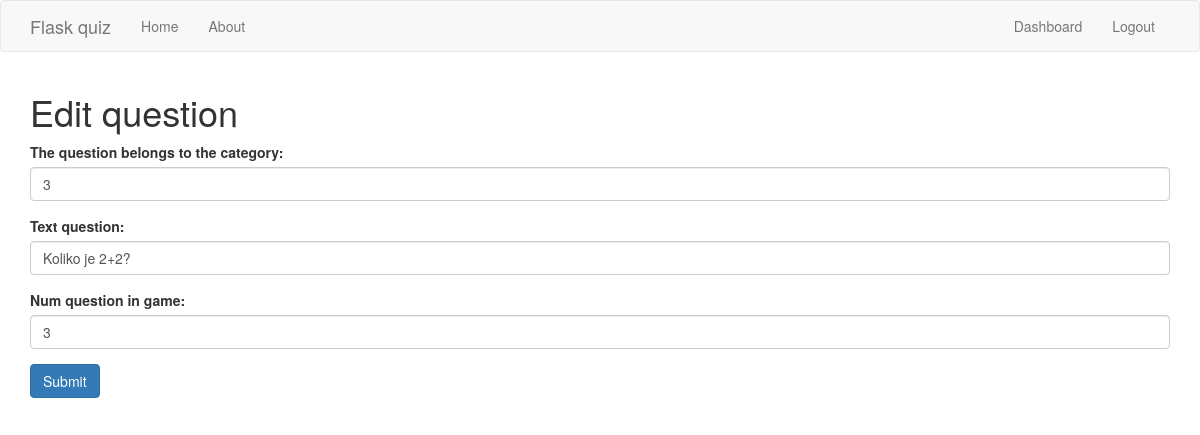
The page /question_edit/2 (signed in) on the database as committed earlier.
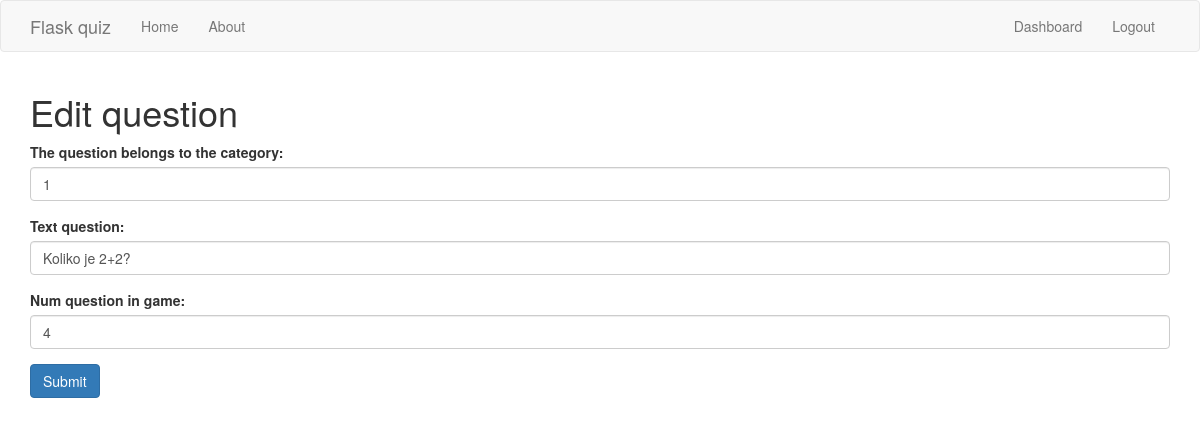
The same page on the database as committed later.
### quiz/models.py (models this page shows)
class Question(db.Model):
    id_question = db.Column(db.Integer, primary_key=True)
    id_category = db.Column(db.Integer, db.ForeignKey('category.id_category'))
    question_text = db.Column(db.String(256))
    num_question_in_game = db.Column(db.Integer)

### quiz/quiz/routes.py (the view, shortened to what this page needs)
@quiz.route('/question_edit/<string:q_id>', methods=['GET', 'POST'])
@is_logged_in
def question_edit(q_id):
    global conn_q
    try:
        conn_q = sqlite3.connect("quiz.db", check_same_thread=False)
        cur_q = conn_q.cursor()
        t = [q_id]
        cur_q.execute("SELECT * FROM question WHERE id_question = ?", t)
        question_e = cur_q.fetchone()
        form = QuestionForm(request.form)
        form.id_category.data = question_e[1]
        form.question_text.data = question_e[2]
        form.num_question_in_game.data = question_e[3]
        cur_q.close()
        return render_template('question_edit.html', form=form)
    except Error as e:
        print(e)

### quiz/forms.py
class QuestionForm(FlaskForm):
    id_category = QuerySelectField('The question belongs to the category:', query_factory=choice_query, get_label='name', allow_blank=False)
    question_text = StringField('Text question:', validators=[DataRequired()])
    num_question_in_game = StringField('Num question in game:', validators=[DataRequired()])

### quiz/users/__utils__.py (called while the page is built)
def is_logged_in(f):
    @wraps(f)
    def wrap(*args, **kwargs):
        if 'logged_in' in session:
            return f(*args, **kwargs)
        else:
            flash('Unauthorized, Please login', 'danger')
            return redirect(url_for('login'))
    return wrap

### quiz/templates/question_edit.html
{% extends 'layout.html' %}
{% block body %}
  <h1>Edit question</h1>
  {% from "includes/_formhelpers.html" import render_field %}
  <form method="POST" action="">
    <div class="form-group">
      {{ render_field(form.id_category, class_="form-control") }}
    </div>
    <div class="form-group">
      {{ render_field(form.question_text, class_="form-control") }}
    </div>
    <div class="form-group">
      {{ render_field(form.num_question_in_game, class_="form-control") }}
    </div>
    <p><input class="btn btn-primary" type="submit" value="Submit">
  </form>
{% endblock %}

### quiz/templates/includes/_formhelpers.html (shortened to what this page needs)
{% macro render_field(field) %}
  {{ field.label }}
  {{ field(**kwargs)|safe }}
{% endmacro %}

Rows that differ between the two databases and show on the page:
changed Question "Koliko je 2+2?": id_category "3" → "1"; num_question_in_game "3" → "4"
